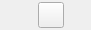
<?xml version="1.0" encoding="UTF-8"?>
<ui version="4.0">
 <class>pilotWireComboBox</class>
 <widget class="QWidget" name="pilotWireComboBox">
  <property name="geometry">
   <rect>
    <x>0</x>
    <y>0</y>
    <width>89</width>
    <height>30</height>
   </rect>
  </property>
  <property name="windowTitle">
   <string>Form</string>
  </property>
  <layout class="QHBoxLayout" name="horizontalLayout_2">
   <property name="spacing">
    <number>0</number>
   </property>
   <property name="topMargin">
    <number>0</number>
   </property>
   <property name="rightMargin">
    <number>0</number>
   </property>
   <property name="bottomMargin">
    <number>0</number>
   </property>
   <item>
    <widget class="QWidget" name="pilotWireComboBoxContent" native="true">
     <property name="minimumSize">
      <size>
       <width>80</width>
       <height>30</height>
      </size>
     </property>
     <property name="maximumSize">
      <size>
       <width>200</width>
       <height>30</height>
      </size>
     </property>
     <layout class="QHBoxLayout" name="horizontalLayout">
      <property name="spacing">
       <number>2</number>
      </property>
      <property name="leftMargin">
       <number>0</number>
      </property>
      <property name="topMargin">
       <number>0</number>
      </property>
      <property name="rightMargin">
       <number>0</number>
      </property>
      <property name="bottomMargin">
       <number>0</number>
      </property>
      <item>
       <layout class="QHBoxLayout" name="pilotWireLayout">
        <property name="spacing">
         <number>2</number>
        </property>
       </layout>
      </item>
      <item>
       <widget class="QPushButton" name="lockerBp">
        <property name="minimumSize">
         <size>
          <width>26</width>
          <height>26</height>
         </size>
        </property>
        <property name="maximumSize">
         <size>
          <width>26</width>
          <height>26</height>
         </size>
        </property>
        <property name="text">
         <string/>
        </property>
       </widget>
      </item>
     </layout>
    </widget>
   </item>
  </layout>
 </widget>
 <resources/>
 <connections/>
</ui>
